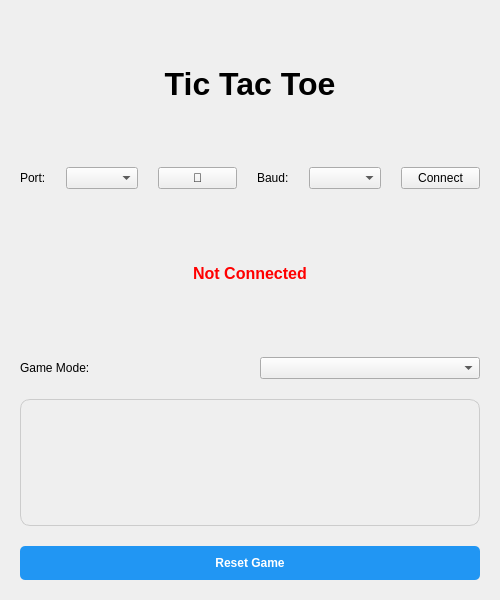
<?xml version="1.0" encoding="UTF-8"?>
<ui version="4.0">
 <class>MainWindow</class>
 <widget class="QMainWindow" name="MainWindow">
  <property name="geometry">
   <rect>
    <x>0</x>
    <y>0</y>
    <width>500</width>
    <height>600</height>
   </rect>
  </property>
  <property name="minimumSize">
   <size>
    <width>500</width>
    <height>600</height>
   </size>
  </property>
  <property name="windowTitle">
   <string>Tic Tac Toe</string>
  </property>
  <widget class="QWidget" name="centralwidget">
   <layout class="QVBoxLayout" name="verticalLayout">
    <property name="spacing">
     <number>20</number>
    </property>
    <property name="margin">
     <number>20</number>
    </property>
    <item>
     <widget class="QLabel" name="header_label">
      <property name="font">
       <font>
        <family>Arial</family>
        <pointsize>24</pointsize>
        <weight>75</weight>
        <bold>true</bold>
       </font>
      </property>
      <property name="text">
       <string>Tic Tac Toe</string>
      </property>
      <property name="alignment">
       <set>Qt::AlignCenter</set>
      </property>
     </widget>
    </item>
    <item>
     <layout class="QHBoxLayout" name="connection_layout">
      <item>
       <widget class="QLabel" name="port_label">
        <property name="text">
         <string>Port:</string>
        </property>
       </widget>
      </item>
      <item>
       <widget class="QComboBox" name="port_combo"/>
      </item>
      <item>
       <widget class="QPushButton" name="refresh_btn">
        <property name="text">
         <string>🔄</string>
        </property>
       </widget>
      </item>
      <item>
       <widget class="QLabel" name="baud_label">
        <property name="text">
         <string>Baud:</string>
        </property>
       </widget>
      </item>
      <item>
       <widget class="QComboBox" name="baud_combo"/>
      </item>
      <item>
       <widget class="QPushButton" name="connect_btn">
        <property name="text">
         <string>Connect</string>
        </property>
       </widget>
      </item>
     </layout>
    </item>
    <item>
     <widget class="QLabel" name="status_label">
      <property name="styleSheet">
       <string>font-weight: bold; font-size: 16px; color: red;</string>
      </property>
      <property name="text">
       <string>Not Connected</string>
      </property>
      <property name="alignment">
       <set>Qt::AlignCenter</set>
      </property>
     </widget>
    </item>
    <item>
     <layout class="QHBoxLayout" name="mode_layout">
      <item>
       <widget class="QLabel" name="mode_label">
        <property name="text">
         <string>Game Mode:</string>
        </property>
       </widget>
      </item>
      <item>
       <widget class="QComboBox" name="mode_combo"/>
      </item>
     </layout>
    </item>
    <item>
     <widget class="QFrame" name="game_frame">
      <property name="styleSheet">
       <string>border: 1px solid #ccc; border-radius: 10px;</string>
      </property>
      <layout class="QGridLayout" name="board_layout">
       <property name="spacing">
        <number>5</number>
       </property>
      </layout>
     </widget>
    </item>
    <item>
     <widget class="QPushButton" name="reset_btn">
      <property name="styleSheet">
       <string>QPushButton {
    padding: 10px;
    font-weight: bold;
    background-color: #2196F3;
    color: white;
    border-radius: 5px;
}
QPushButton:hover {
    background-color: #1976D2;
}</string>
      </property>
      <property name="text">
       <string>Reset Game</string>
      </property>
     </widget>
    </item>
   </layout>
  </widget>
 </widget>
</ui>
